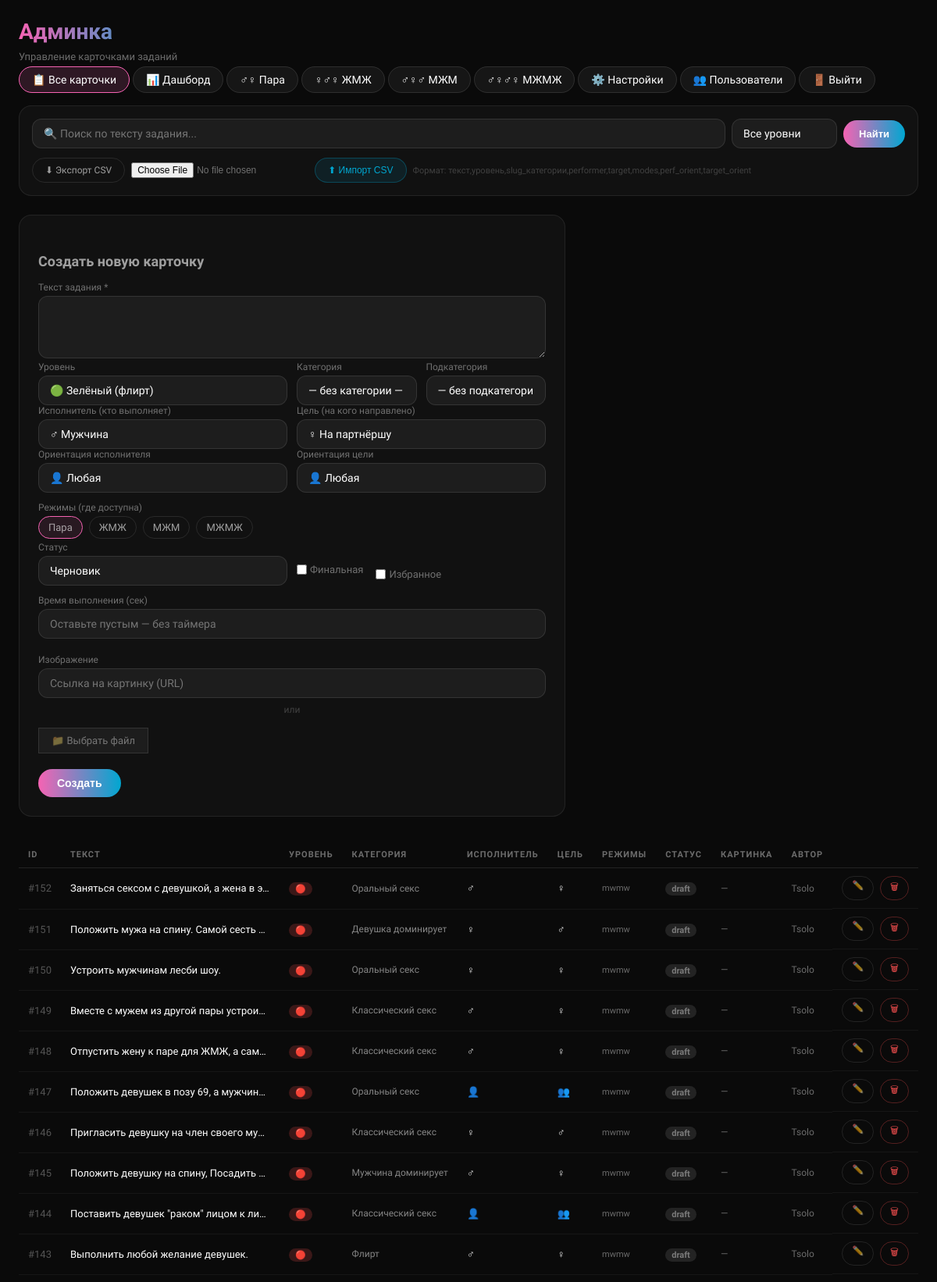
Screenshot of /admin/cards.php (signed in, upper part) with the database file from the repository.
### tables this page shows
CREATE TABLE cards (
    id INTEGER PRIMARY KEY AUTOINCREMENT,
    text TEXT NOT NULL,
    level TEXT NOT NULL CHECK(level IN ('green','orange','purple','red')),
    category_id INTEGER REFERENCES categories(id),
    subcategory_id INTEGER REFERENCES subcategories(id),
    performer TEXT NOT NULL CHECK(performer IN ('male','female','any','all')),
    target TEXT NOT NULL CHECK(target IN ('partner_m','partner_f','self','each_other','all')),
    performer_orientation TEXT NOT NULL DEFAULT 'any' CHECK(performer_orientation IN ('any','hetero','bi')),
    target_orientation TEXT NOT NULL DEFAULT 'any' CHECK(target_orientation IN ('any','hetero','bi')),
    modes TEXT NOT NULL DEFAULT '[]',
    status TEXT NOT NULL DEFAULT 'draft' CHECK(status IN ('draft','review','published')),
    author_id INTEGER REFERENCES users(id),
    image_url TEXT,
    prompt_override TEXT,
    is_finale INTEGER NOT NULL DEFAULT 0,
    is_favorite INTEGER NOT NULL DEFAULT 0,
    created_at TEXT NOT NULL DEFAULT (datetime('now')),
    updated_at TEXT NOT NULL DEFAULT (datetime('now'))
, duration INTEGER);

CREATE TABLE categories (
            id INTEGER PRIMARY KEY AUTOINCREMENT,
            name TEXT NOT NULL,
            slug TEXT UNIQUE NOT NULL,
            sort_order INTEGER NOT NULL DEFAULT 0
        );

CREATE TABLE users (
            id INTEGER PRIMARY KEY AUTOINCREMENT,
            login TEXT UNIQUE NOT NULL,
            password_hash TEXT NOT NULL,
            role TEXT NOT NULL DEFAULT 'editor',
            created_at TEXT NOT NULL DEFAULT (datetime('now'))
        );

### lib/helpers.php (called while the page is built, shortened)
<?php
function e(string $s): string {
    return htmlspecialchars($s, ENT_QUOTES | ENT_SUBSTITUTE, 'UTF-8');
}

### public_html/admin/cards.php (the view, shortened to what this page needs)
<?php
require_once __DIR__ . '/../../lib/helpers.php';
$pdo = getDB();
$categories = $pdo->query("SELECT * FROM categories ORDER BY sort_order")->fetchAll();
$editCard = null;
$cards = $pdo->query("SELECT c.*, u.login as author_name FROM cards c LEFT JOIN users u ON c.author_id = u.id ORDER BY c.id DESC")->fetchAll();
$filterMode = $_GET['mode'] ?? '';
$search = trim($_GET['search'] ?? '');
?><!DOCTYPE html>
<html lang="ru">
<head><meta charset="utf-8"><title>Карточки — Админка</title>
</head>
<body>
<div class="header-bar">
    <div>
        <h1>Админка</h1>
        <p style="font-size:13px;color:rgba(255,255,255,.4)">Управление карточками заданий</p>
    </div>
    <div>
        <a href="/admin/cards.php" class="<?=!isset($_GET['edit'])?'active':''?>">📋 Все карточки</a>
        <a href="/admin/dashboard.php">📊 Дашборд</a>
        <a href="/admin/cards.php?mode=couple" class="<?=$filterMode==='couple'?'active':''?>">♂♀ Пара</a>
        <a href="/admin/cards.php?mode=wmw" class="<?=$filterMode==='wmw'?'active':''?>">♀♂♀ ЖМЖ</a>
        <a href="/admin/cards.php?mode=mwm" class="<?=$filterMode==='mwm'?'active':''?>">♂♀♂ МЖМ</a>
        <a href="/admin/cards.php?mode=mwmw" class="<?=$filterMode==='mwmw'?'active':''?>">♂♀♂♀ МЖМЖ</a>
        <a href="/admin/settings.php">⚙️ Настройки</a>
        <a href="/admin/users.php">👥 Пользователи</a>
        <a href="/admin/logout.php">🚪 Выйти</a>
    </div>
</div>
<div class="search-bar">
    <form method="get" action="/admin/cards.php" style="display:flex;gap:8px;flex-wrap:wrap;align-items:center">
        <input type="text" name="search" value="<?=e($search)?>" placeholder="🔍 Поиск по тексту задания..." style="flex:1;min-width:200px;padding:10px 14px;border-radius:12px;border:1px solid rgba(255,255,255,.1);background:rgba(255,255,255,.05);color:#fff;font-size:14px;outline:none;font-family:inherit">
        <select name="level" style="padding:10px 14px;border-radius:12px;border:1px solid rgba(255,255,255,.1);background:rgba(255,255,255,.05);color:#fff;font-size:14px;outline:none;font-family:inherit;appearance:none">
            <option value="">Все уровни</option>
        </select>
        <button type="submit" style="padding:10px 20px;border-radius:60px;border:none;background:linear-gradient(90deg,#F663B3,#00A7D1);color:#fff;font-weight:600;cursor:pointer;font-size:13px">Найти</button>
    </form>
    <div style="display:flex;gap:8px;margin-top:12px;align-items:center">
        <a href="/admin/cards.php?export=csv" style="padding:8px 16px;border-radius:60px;border:1px solid rgba(255,255,255,.1);color:rgba(255,255,255,.6);font-size:12px">⬇ Экспорт CSV</a>
        <form method="post" enctype="multipart/form-data" style="display:inline-flex;gap:8px;align-items:center">
            <input type="file" name="csv_file" accept=".csv" required style="font-size:12px;color:rgba(255,255,255,.4)">
            <button type="submit" style="padding:8px 16px;border-radius:60px;border:1px solid rgba(0,167,209,.3);background:rgba(0,167,209,.1);color:#00A7D1;font-size:12px;cursor:pointer">⬆ Импорт CSV</button>
        </form>
        <span style="font-size:11px;color:rgba(255,255,255,.2)">Формат: текст,уровень,slug_категории,performer,target,modes,perf_orient,target_orient</span>
    </div>
</div>
<div class="form-wrap" style="display:flex;gap:24px;align-items:flex-start">
    <div style="flex:1">
    <h2><?=$editCard?'Редактировать карточку #'.$editCard['id']:'Создать новую карточку'?></h2>
    <form method="post" enctype="multipart/form-data">
        <label>Текст задания *</label>
        <textarea name="text" required><?=e($editCard['text']??'')?></textarea>
        <div class="form-row">
            <div>
                <label>Уровень</label>
                <select name="level">
                    <option value="green" <?=($editCard['level']??'')==='green'?'selected':''?>>🟢 Зелёный (флирт)</option>
                </select>
            </div>
            <div class="form-row">
            <div>
                <label>Категория</label>
                <select name="category_id" onchange="updateSubcategories(this.value)">
                    <option value="">— без категории —</option>
                </select>
            </div>
            <div>
                <label>Подкатегория</label>
                <select name="subcategory_id" id="subcategorySelect">
                    <option value="">— без подкатегории —</option>
                </select>
            </div>
        </div>
        </div>
        <div class="form-row">
            <div>
                <label>Исполнитель (кто выполняет)</label>
                <select name="performer">
                    <option value="male" <?=($editCard['performer']??'')==='male'?'selected':''?>>♂ Мужчина</option>
                </select>
            </div>
            <div>
                <label>Цель (на кого направлено)</label>
                <select name="target">
                    <option value="partner_f" <?=($editCard['target']??'')==='partner_f'?'selected':''?>>♀ На партнёршу</option>
                </select>
            </div>
        </div>
        <div class="form-row">
            <div>
                <label>Ориентация исполнителя</label>
                <select name="performer_orientation">
                    <option value="any" <?=($editCard['performer_orientation']??'any')==='any'?'selected':''?>>👤 Любая</option>
                </select>
            </div>
            <div>
                <label>Ориентация цели</label>
                <select name="target_orientation">
                    <option value="any" <?=($editCard['target_orientation']??'any')==='any'?'selected':''?>>👤 Любая</option>
                </select>
            </div>
        </div>
        <label>Режимы (где доступна)</label>
        <div class="modes-grid">
            <?php $cardModes = json_decode($editCard['modes']??'[]', true) ?? []; ?>
            <label><input type="checkbox" name="modes[]" value="couple" <?=in_array('couple',$cardModes)||empty($editCard)?'checked':''?>> Пара</label>
            <label><input type="checkbox" name="modes[]" value="wmw" <?=in_array('wmw',$cardModes)?'checked':''?>> ЖМЖ</label>
            <label><input type="checkbox" name="modes[]" value="mwm" <?=in_array('mwm',$cardModes)?'checked':''?>> МЖМ</label>
            <label><input type="checkbox" name="modes[]" value="mwmw" <?=in_array('mwmw',$cardModes)?'checked':''?>> МЖМЖ</label>
        </div>
        <div class="form-row">
            <div>
                <label>Статус</label>
                <select name="status">
                    <option value="draft" <?=($editCard['status']??'')==='draft'?'selected':''?>>Черновик</option>
                </select>
            </div>
            <div>
                <label>&nbsp;</label>
                <div style="display:flex;gap:16px;padding-top:4px">
                    <label style="font-size:13px;display:flex;align-items:center;gap:4px;cursor:pointer">
                        <input type="checkbox" name="is_finale" value="1" <?=$editCard['is_finale']??0?'checked':''?>> Финальная
                    </label>
                    <label style="font-size:13px;display:flex;align-items:center;gap:4px;cursor:pointer">
                        <input type="checkbox" name="is_favorite" value="1" <?=$editCard['is_favorite']??0?'checked':''?>> Избранное
                    </label>
                </div>
            </div>
        </div>
        <label>Время выполнения (сек)</label>
        <input type="number" name="duration" value="<?=e($editCard['duration']??'')?>" placeholder="Оставьте пустым — без таймера" style="width:100%;padding:10px 14px;border-radius:12px;border:1px solid rgba(255,255,255,.1);background:rgba(255,255,255,.05);color:#fff;font-size:14px;outline:none;font-family:inherit;margin-bottom:8px" min="10" max="3600">
        <label>Изображение</label>
        <div class="img-upload">
            <div class="img-upload__row">
                <input type="url" name="image_url" value="<?=e($editCard['image_url']??'')?>" placeholder="Ссылка на картинку (URL)" class="img-upload__url">
            </div>
            <div class="img-upload__divider">или</div>
            <div class="img-upload__row">
                <label for="cardImageInput" class="btn-cancel" style="font-size:13px;padding:8px 16px;cursor:pointer;display:inline-block">📁 Выбрать файл</label>
            </div>
        </div>
        <div class="form-actions">
            <button type="submit" name="action" value="<?=$editCard?'update':'create'?>" class="btn-save"><?=$editCard?'Сохранить':'Создать'?></button>
        </div>
    </form>
</div>
</div>
<?php if (empty($cards)): ?>
<div class="empty">Нет карточек. Создайте первую выше.</div>
<?php else: ?>
<table>
<thead>
<tr>
    <th>ID</th><th>Текст</th><th>Уровень</th><th>Категория</th><th>Исполнитель</th><th>Цель</th><th>Режимы</th><th>Статус</th><th>Картинка</th><th>Автор</th><th></th>
</tr>
</thead>
<tbody>
<?php foreach ($cards as $card): ?>
<tr>
    <td style="color:rgba(255,255,255,.3)">#<?=$card['id']?></td>
    <td style="max-width:280px;overflow:hidden;text-overflow:ellipsis;white-space:nowrap"><?=e(mb_substr($card['text'],0,80))?></td>
    <td><span class="badge badge-<?=$card['level']?>"><?=['green'=>'🟢','orange'=>'🟠','purple'=>'🟣','red'=>'🔴'][$card['level']]??''?></span></td>
    <td style="font-size:12px;color:rgba(255,255,255,.5)"><?php
        $c = array_filter($categories, fn($x)=>$x['id']==$card['category_id']);
        echo $c ? e(current($c)['name']) : '—';
    ?></td>
    <td><?=['male'=>'♂','female'=>'♀','any'=>'👤','all'=>'👥'][$card['performer']]??$card['performer']?></td>
    <td><?=['partner_f'=>'♀','partner_m'=>'♂','self'=>'🙋','each_other'=>'🤝','all'=>'👥'][$card['target']]??$card['target']?></td>
    <td style="font-size:11px;color:rgba(255,255,255,.4)"><?php
        $ms = json_decode($card['modes'],true)??[];
        echo $ms ? implode(' | ', $ms) : '—';
    ?></td>
    <td><span class="badge badge-<?=$card['status']?>"><?=$card['status']?></span></td>
    <td style="font-size:12px;color:rgba(255,255,255,.4)"><?=$card['image_url']?'<a href="'.e($card['image_url']).'" target="_blank" style="color:#4CAF50">✓ есть</a>':'—'?></td>
    <td style="font-size:12px;color:rgba(255,255,255,.4)"><?=e($card['author_name']??'—')?></td>
    <td class="actions">
        <a href="/admin/cards.php?edit=<?=$card['id']?>">✏️</a>
        <form method="post" style="display:inline" onsubmit="return confirm('Удалить?')">
            <button type="submit" class="delete">🗑</button>
        </form>
    </td>
</tr>
<?php endforeach; ?>
</tbody>
</table>
<?php endif; ?>
</body>
</html>

### public_html/admin/cards.php (style rules this page uses)
* { margin:0;padding:0;box-sizing:border-box }
body { font-family:'Exo 2',sans-serif;background:#0a0a0a;color:#fff;padding:24px;min-height:100vh }
a { color:#00A7D1;text-decoration:none;transition:.2s }
h1 { font-size:28px;margin-bottom:8px;background:linear-gradient(90deg,#F663B3,#00A7D1);-webkit-background-clip:text;-webkit-text-fill-color:transparent }
h2 { font-size:18px;margin:24px 0 16px;color:rgba(255,255,255,.6) }
.header-bar { display:flex;justify-content:space-between;align-items:center;margin-bottom:24px;flex-wrap:wrap;gap:12px }
.header-bar a { font-size:14px;padding:8px 16px;border-radius:60px;background:rgba(255,255,255,.05);border:1px solid rgba(255,255,255,.1);color:#fff }
.header-bar .active { background:rgba(246,99,179,.15);border-color:#F663B3 }
.form-wrap { background:rgba(255,255,255,.03);border:1px solid rgba(255,255,255,.08);border-radius:16px;padding:24px;margin-bottom:32px;max-width:700px }
.form-wrap label { display:block;font-size:12px;color:rgba(255,255,255,.4);margin-bottom:4px;margin-top:12px }
.form-wrap label:first-child { margin-top:0 }
.form-wrap textarea,.form-wrap select,.form-wrap input[type="text"],.form-wrap input[type="url"] { width:100%;padding:10px 14px;border-radius:12px;border:1px solid rgba(255,255,255,.1);background:rgba(255,255,255,.05);color:#fff;font-size:14px;outline:none;transition:.2s;font-family:inherit }
.form-wrap textarea { min-height:80px;resize:vertical }
.form-wrap select { appearance:none;cursor:pointer }
.form-row { display:grid;grid-template-columns:1fr 1fr;gap:12px }
.form-actions { display:flex;gap:12px;margin-top:16px }
.form-actions button { padding:10px 24px;border-radius:60px;border:none;font-weight:600;cursor:pointer;font-size:14px;transition:.2s }
.btn-save { background:linear-gradient(90deg,#F663B3,#00A7D1);color:#fff }
.btn-cancel { background:rgba(255,255,255,.05);border:1px solid rgba(255,255,255,.1)!important;color:rgba(255,255,255,.6) }
.modes-grid { display:flex;gap:8px;flex-wrap:wrap;margin-top:4px }
.modes-grid label { display:flex;align-items:center;gap:4px;font-size:13px;color:rgba(255,255,255,.6);cursor:pointer;margin-top:0;padding:6px 12px;border-radius:60px;border:1px solid rgba(255,255,255,.1);transition:.2s }
.modes-grid label:has(input:checked) { border-color:#F663B3;background:rgba(246,99,179,.1) }
.img-upload { margin-top:4px }
.img-upload__row { display:flex;align-items:center;gap:8px;margin-bottom:8px }
.img-upload__url { flex:1;width:100%;padding:10px 14px;border-radius:12px;border:1px solid rgba(255,255,255,.1);background:rgba(255,255,255,.05);color:#fff;font-size:14px;outline:none;font-family:inherit }
.img-upload__divider { text-align:center;font-size:12px;color:rgba(255,255,255,.2);margin:4px 0 }
table { width:100%;border-collapse:collapse;font-size:13px;margin-top:24px }
th { text-align:left;padding:10px 12px;border-bottom:1px solid rgba(255,255,255,.1);color:rgba(255,255,255,.4);font-size:11px;text-transform:uppercase;letter-spacing:1px }
td { padding:10px 12px;border-bottom:1px solid rgba(255,255,255,.05) }
.badge { padding:2px 8px;border-radius:60px;font-size:11px;font-weight:600 }
.badge-red { background:rgba(255,82,82,.2);color:#FF5252 }
.badge-draft { background:rgba(255,255,255,.1);color:rgba(255,255,255,.4) }
.actions { display:flex;gap:8px }
.actions a,.actions button { font-size:12px;padding:4px 12px;border-radius:60px;cursor:pointer;border:1px solid rgba(255,255,255,.1);background:transparent;color:rgba(255,255,255,.6);transition:.2s }
.actions .delete { color:#FF5252;border-color:rgba(255,82,82,.3) }
.search-bar { background:rgba(255,255,255,.03);border:1px solid rgba(255,255,255,.08);border-radius:16px;padding:16px;margin-bottom:24px }

### rows the page displays
cards: id "152", text "Заняться сексом с девушкой, а жена в э…", level "🔴", category.name "Оральный секс", performer "♂", target "♀", modes "mwmw", status "draft", author.login "Tsolo"
cards: id "151", text "Положить мужа на спину. Самой сесть…", level "🔴", category.name "Девушка доминирует", performer "♀", target "♂", modes "mwmw", status "draft", author.login "Tsolo"
cards: id "150", text "Устроить мужчинам лесби шоу.", level "🔴", category.name "Оральный секс", performer "♀", target "♀", modes "mwmw", status "draft", author.login "Tsolo"
cards: id "149", text "Вместе с мужем из другой пары устрои…", level "🔴", category.name "Классический секс", performer "♂", target "♀", modes "mwmw", status "draft", author.login "Tsolo"
cards: id "148", text "Отпустить жену к паре для ЖМЖ, а сам…", level "🔴", category.name "Классический секс", performer "♂", target "♀", modes "mwmw", status "draft", author.login "Tsolo"
cards: id "147", text "Положить девушек в позу 69, а мужчин…", level "🔴", category.name "Оральный секс", performer "👤", target "👥", modes "mwmw", status "draft", author.login "Tsolo"
cards: id "146", text "Пригласить девушку на член своего му…", level "🔴", category.name "Классический секс", performer "♀", target "♂", modes "mwmw", status "draft", author.login "Tsolo"
cards: id "145", text "Положить девушку на спину, Посадить…", level "🔴", category.name "Мужчина доминирует", performer "♂", target "♀", modes "mwmw", status "draft", author.login "Tsolo"
cards: id "144", text "Поставить девушек \"раком\" лицом к ли…", level "🔴", category.name "Классический секс", performer "👤", target "👥", modes "mwmw", status "draft", author.login "Tsolo"
cards: id "143", text "Выполнить любой желание девушек.", level "🔴", category.name "Флирт", performer "♂", target "♀", modes "mwmw", status "draft", author.login "Tsolo"
